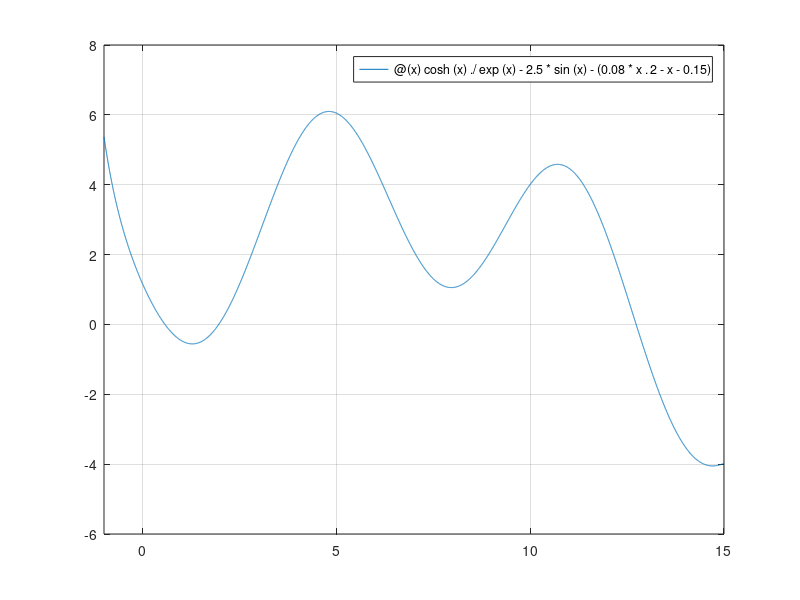

This figure's MATLAB source: (Note: this script raises an error after producing the figure.)
%%
clear; clc; close all;
fprintf("[Prob 1]\n");

% [Prob 1-(1)]
func = @(x) x.^0.3 .* cosh(x).^2;
result = integral(func, 0, 1)

% [Prob 1-(2)]
f = [1 0 2 -3];
a = polyval(polyder(f), -3)

% [Prob 1-(3)]
fx = @(x) cosh(x)./exp(x) - 2.5 * sin(x) - (0.08 * x.^2 - x - 0.15);
fplot(fx, [-1, 15]); %그래프 확인 과정 
grid on;

x1 = fzero(fx, 0.5)
x2 = fzero(fx, 2)
x3 = fzero(fx, 12)

% [Prob 1-(4)]
dydt = @(t, y) (t + cos(t)) / (y + 1); 
[t, y] = ode45(dydt, 0:0.01:2.5, -1);

hold on
figure(2);
plot(t, y); 
pause;
 
%% 
clear; clc; close all;
fprintf("[Prob 2]\n");
% [Prob 2-(a)]

% (1) 점 P의 좌표 (x, y) 선언
a = 2;
theta = linspace(0, 10*pi, 1000);
x = @(theta) a * (theta - sin(theta));
y = @(theta) a * (1 - cos(theta));

% (2) 주어진 범위에서 점 P의 자취 그리기
figure;
plot(x(theta), y(theta));
axis equal;
hold on;

% (3) 점 Q의 좌표 (x_c, y_c) 선언
f = @(t) t.^2; 
xc = @(theta, t) a * cos(theta) + a * f(t); 
yc = @(theta, t) a * sin(theta) + a;

% (4) 
t_vals = 0:1:5;
for i = 1:length(t_vals)
    t = t_vals(i);
    plot(xc(theta, t), yc(theta, t)); 
    hold on;
end

grid on;

pause;

%%
clear; clc; close all;
fprintf("[Prob 3]\n");

% 시간 변수 설정
t = 1.5:0.1:3.2;

% 이론 값 y_true(t) 정의 (익명 함수)
y_true = @(t) 4 * (t .^ (3/2));

% 노이즈 함수 y_noise(t) 정의 (익명 함수)
y_noise = @(t) 10 * (rand(1) - 0.5);  % 매번 다른 노이즈 생성

% 측정된 값 계산을 위한 초기화
y_measured_vals = zeros(size(t));

% 각 시간에 대해 측정된 값 계산 (for문을 이용해 노이즈 추가)
for i = 1:length(t)
    y_measured_vals(i) = y_true(t(i)) + y_noise(t(i));
end

% 이론 값 계산
y_true_vals = y_true(t);

% 그래프 그리기
figure(4);
plot(t, y_true_vals, '-b', 'DisplayName', 'True Value');
hold on;
plot(t, y_measured_vals, 'or', 'DisplayName', 'Measured Value with Noise');
grid on;

% 피팅
% 1차 다항식 피팅
p1 = polyfit(t, y_measured_vals, 1);
y_fit1 = polyval(p1, t);

% 2차 다항식 피팅
p2 = polyfit(t, y_measured_vals, 2);
y_fit2 = polyval(p2, t);

% 3차 다항식 피팅
p3 = polyfit(t, y_measured_vals, 3);
y_fit3 = polyval(p3, t);

%지수함수 피팅 
p4 = polyfit(t, log(y_measured_vals), 1);
b = exp(p4(2));
m = p4(1);
y_fit4 = b * exp(m*t);


% 피팅 결과 그래프에 추가
plot(t, y_fit1);
plot(t, y_fit2);
plot(t, y_fit3);
plot(t, y_fit4);

q1 = trapz(t, y_fit1)
q2 = trapz(t, y_fit1)
q3 = trapz(t, y_fit1)
q4 = trapz(t, y_fit1)
q5 = trapz(t, y_measured_vals)
